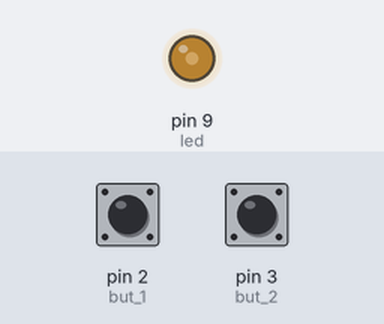
A sketch run on a simulated Arduino Uno, built with avr-gcc and run on an emulated ATmega328P. Parts: output pins drawn as LEDs (lit = HIGH). The test bench sets the inputs (shaded band); at power-on: pin 2 (but_1) LOW, pin 3 (but_2) LOW. What the sketch prints to the serial monitor is not drawn.

Above: at 1.2 s.
1.3 s: pin 2 (but_1) pulled HIGH for 0.15 s
At 2.0 s:
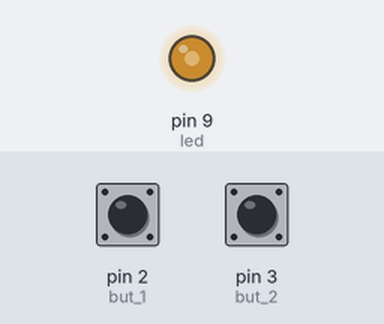
2.9 s: pin 2 (but_1) pulled HIGH for 1 s
At 4.6 s:
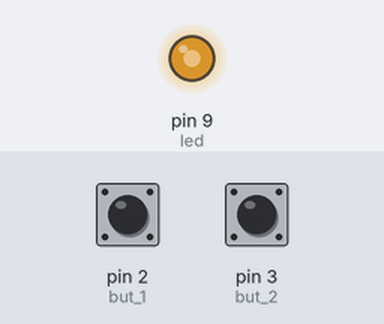
6.9 s: pin 2 (but_1) pulled HIGH for 0.15 s
At 7.5 s:
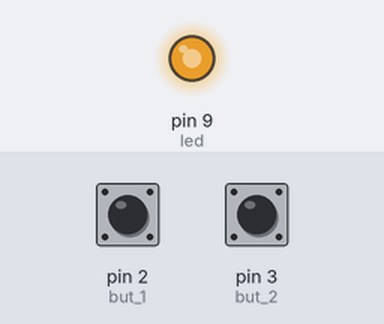
8.5 s: pin 3 (but_2) pulled HIGH for 0.15 s
At 9.9 s:
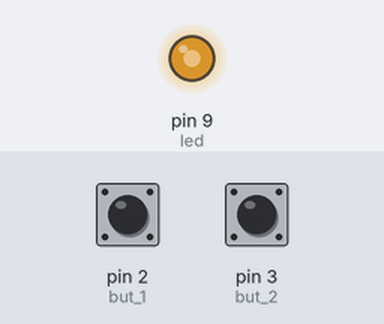
11.6 s: pin 2 (but_1) pulled HIGH for 3.2 s
At 15.3 s:
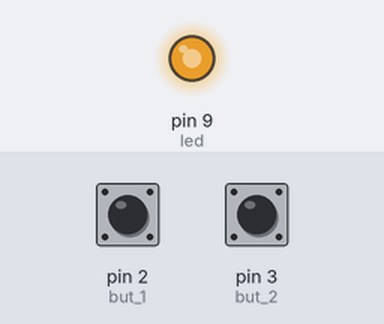
17.8 s: pin 3 (but_2) pulsed HIGH 5 times (0.12 s each, 0.3 s apart)
At 19.5 s:
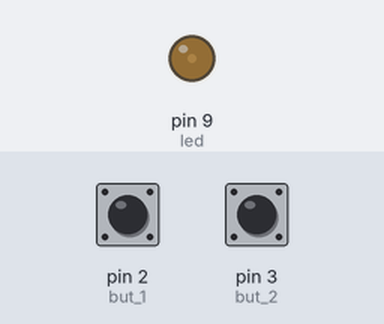
Timing chart, 0 to 21.0 s (numbered marks = the images above; inputs shaded):
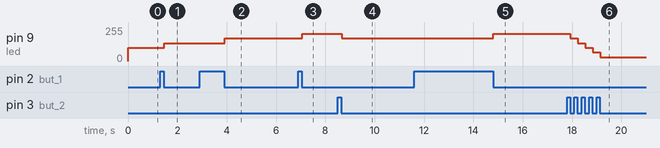

Measured:
- after the input at 1.3 s, pin 9 (led): 100/255 → 135/255 after 0.16 s
- after the input at 2.9 s, pin 9 (led): 135/255 → 170/255 after 1.0 s
- after the input at 6.9 s, pin 9 (led): 170/255 → 205/255 after 0.16 s
- after the input at 8.5 s, pin 9 (led): 205/255 → 170/255 after 0.16 s
- after the input at 11.6 s, pin 9 (led): 170/255 → 205/255 after 3.2 s
- after the input at 17.8 s, pin 9 (led): moves from 205/255 to 30/255 over 1.2 s, starting after 0.13 s

The sketch:

sketch_jan14a.ino
```cpp
#define led 9
#define but_1 2
#define but_2 3

int brit = 100;
boolean fp = true;
boolean fm = true;
void setup()
{
  pinMode(led, OUTPUT);
  pinMode(but_1, INPUT);
  pinMode(but_2, INPUT);
  Serial.begin(9600);
}
void loop()
{
  analogWrite(led , brit);
  fp = handleClick(but_1 , fp , +35);
  fm = handleClick(but_2 , fm , -35);
  Serial.print(fp);
  Serial.print("_");
  Serial.println(fm);
}
boolean handleClick(int bp, boolean wasUp, int delta)
{
  boolean isUp = digitalRead(bp);
  if(wasUp && !isUp){
    delay(10);
    isUp = digitalRead(bp);
    if(!isUp)
      brit = constrain(brit + delta , 0 , 255);
  }
  return isUp;
}
```
